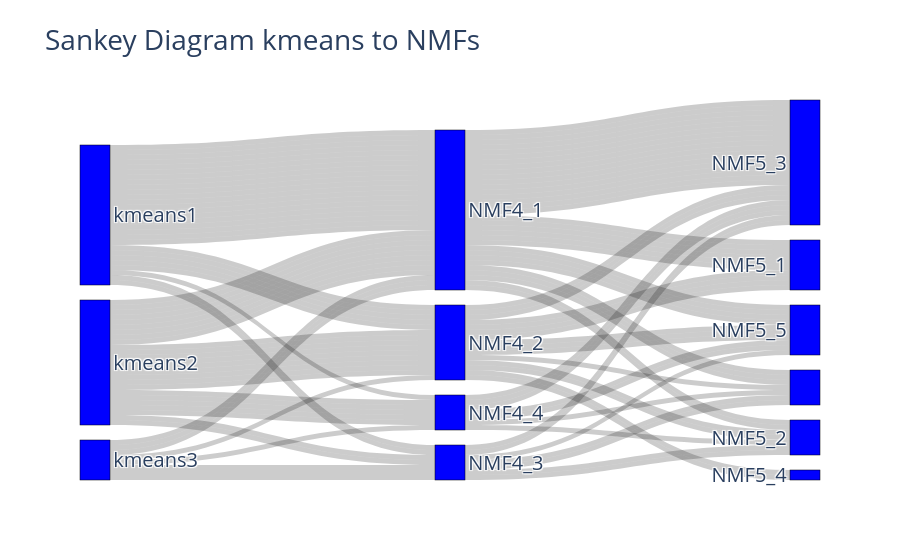

Notebook cell for this chart:
### Code cell
fig = go.Figure(data=[go.Sankey(
    node = dict(
      pad = 15,
      thickness = 30,
      line = dict(color = "black", width = 0.5),
      label = ["kmeans1", "kmeans2", "kmeans3", 
               "NMF4_1", "NMF4_2", "NMF4_3", "NMF4_4", 
                "NMF5_1", "NMF5_2", "NMF5_3", "NMF5_4", "NMF5_5"],
      color = "blue"
    ),
    link = dict(
      source = np.append(k_model.labels_, np.array(nmf_grp4, dtype='int')+3),# indices correspond to labels, eg A1, A2, A1, B1, ...
      target = np.append(np.array(nmf_grp4, dtype='int')+3, np.array(nmf_grp6, dtype='int')+7), 
      value = np.zeros(len(k_model.labels_)*2)+2
  ))])

fig.update_layout(title_text="Sankey Diagram kmeans to NMFs", font_size=20)
fig.show()

### Figure 1 — Plotly figure (JSON) as saved in the notebook; plotly's stock layout.template omitted (floating-point values rounded to 4 significant figures)
{"data": [{"link": {"source": [0, 0, 1, 0, 1, 0, 0, 0, 1, 1, 1, 2, 2, 0, 0, 0, 0, 0, 2, 0, 0, 1, 0, 1, 0, 0, 1, 1, 0, 0, 1, 1, 1, 0, 1, 0, 2, 0, 1, 2, 0, 1, 0, 0, 0, 2, 2, 1, 1, 1, 0, 1, 1, 1, 1, 0, 1, 1, 2, 0, 1, 3, 3, 3, 3, 6, 3, 3, 3, 4, 4, 3, 5, 5, 3, 3, 3, 4, 4, 3, 5, 3, 6, 3, 6, 5, 3, 5, 3, 3, 3, 5, 3, 3, 6, 3, 3, 4, 3, 6, 3, 3, 3, 4, 3, 3, 3, 6, 4, 4, 4, 4, 4, 4, 3, 6, 3, 4, 4, 5, 4, 3], "target": [3, 3, 3, 3, 6, 3, 3, 3, 4, 4, 3, 5, 5, 3, 3, 3, 4, 4, 3, 5, 3, 6, 3, 6, 5, 3, 5, 3, 3, 3, 5, 3, 3, 6, 3, 3, 4, 3, 6, 3, 3, 3, 4, 3, 3, 3, 6, 4, 4, 4, 4, 4, 4, 3, 6, 3, 4, 4, 5, 4, 3, 11, 11, 9, 9, 12, 12, 12, 9, 11, 7, 7, 9, 12, 7, 11, 9, 7, 9, 9, 9, 7, 8, 7, 11, 12, 11, 11, 9, 9, 9, 8, 7, 9, 9, 9, 9, 9, 12, 9, 9, 9, 9, 7, 7, 8, 9, 11, 11, 11, 9, 8, 8, 7, 9, 9, 9, 10, 10, 8, 12, 8, 12, 11], "value": [2, 2, 2, 2, 2, 2, 2, 2, 2, 2, 2, 2, 2, 2, 2, 2, 2, 2, 2, 2, 2, 2, 2, 2, 2, 2, 2, 2, 2, 2, 2, 2, 2, 2, 2, 2, 2, 2, 2, 2, 2, 2, 2, 2, 2, 2, 2, 2, 2, 2, 2, 2, 2, 2, 2, 2, 2, 2, 2, 2, 2, 2, 2, 2, 2, 2, 2, 2, 2, 2, 2, 2, 2, 2, 2, 2, 2, 2, 2, 2, 2, 2, 2, 2, 2, 2, 2, 2, 2, 2, 2, 2, 2, 2, 2, 2, 2, 2, 2, 2, 2, 2, 2, 2, 2, 2, 2, 2, 2, 2, 2, 2, 2, 2, 2, 2, 2, 2, 2, 2, 2, 2]}, "node": {"color": "blue", "label": ["kmeans1", "kmeans2", "kmeans3", "NMF4_1", "NMF4_2", "NMF4_3", "NMF4_4", "NMF5_1", "NMF5_2", "NMF5_3", "NMF5_4", "NMF5_5"], "line": {"color": "black", "width": 0.5}, "pad": 15, "thickness": 30}, "type": "sankey"}], "layout": {"font": {"size": 20}, "title": {"text": "Sankey Diagram kmeans to NMFs"}}}
